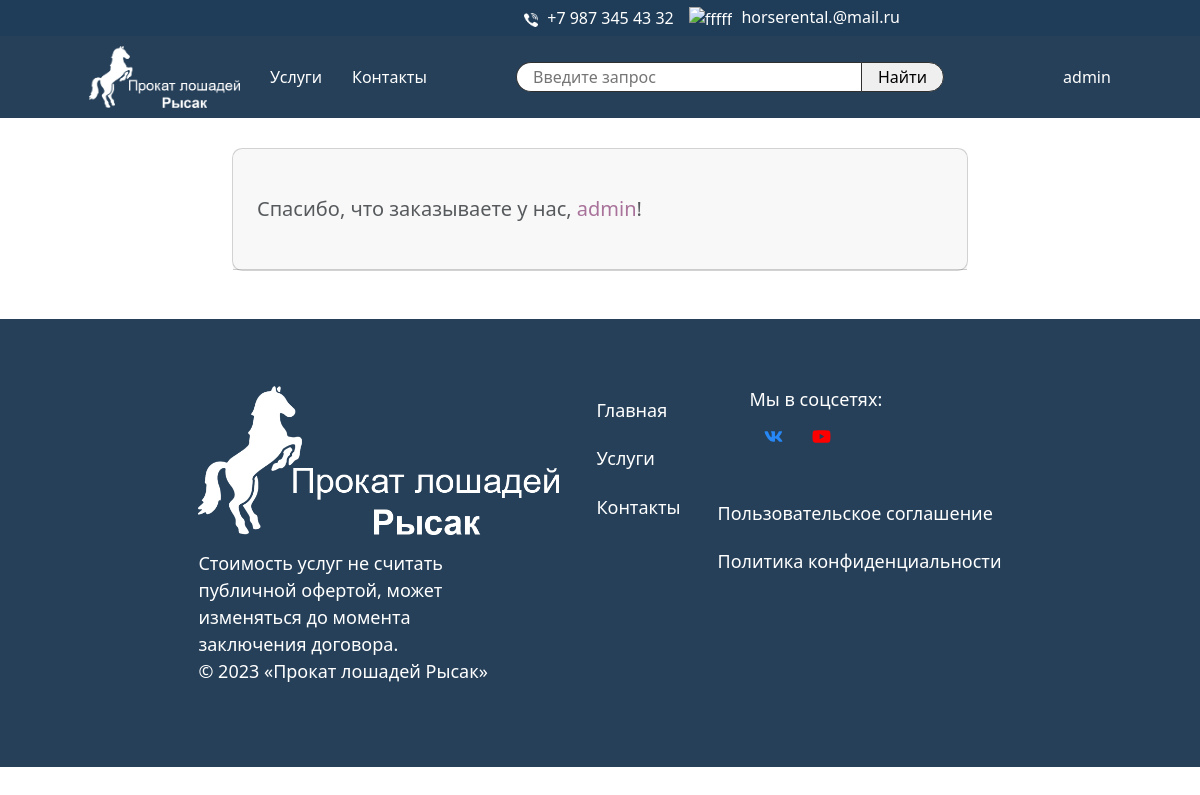
The page /auth/my_orders/admin/ on the database as committed earlier.
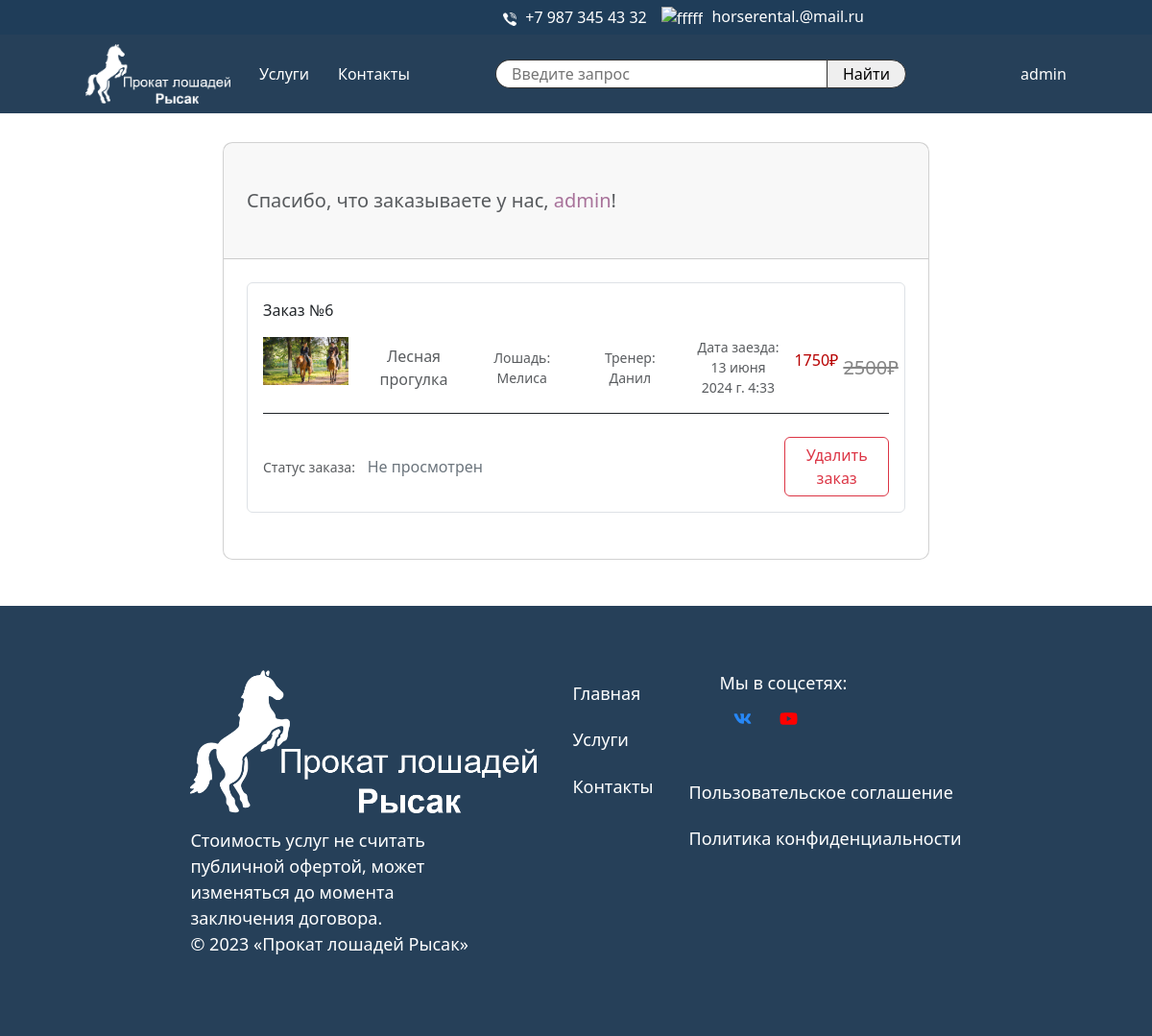
The same page on the database as committed later.
### horse_reg/models.py (models this page shows)
class CustomUser(AbstractUser):
    email = models.EmailField(max_length=128, unique=True, db_index=True, blank=False, verbose_name='Почта')
    is_active = models.BooleanField(blank=False, default=False, verbose_name='Активен')
    USERNAME_FIELD = 'username'
    REQUIRED_FIELDS = ['email']
    objects = CustomUserManager()

### horse/models.py (models this page shows, shortened)
class Order(models.Model):
    class Status(models.TextChoices):
        new = 'new', 'Не просмотрен'
        access = 'access', 'Одобрен'
        danger = 'danger', 'Отказан'
    services = models.ForeignKey(Services, on_delete=models.CASCADE, blank=False, null=False, verbose_name='Услуга')
    user = models.ForeignKey(User, on_delete=models.CASCADE, verbose_name='Пользователь')
    date_start = models.DateField(auto_now_add=False, verbose_name='Дата заезда')
    time_start = models.TimeField(auto_now_add=False, verbose_name='Время заезда')
    date_of_create = models.DateTimeField(auto_now=True, verbose_name='Дата заказа')
    trainer = models.ForeignKey(Trainer, on_delete=models.SET_NULL, blank=True, null=True, verbose_name='Тренер')
    horse = models.ForeignKey(Horse, on_delete=models.SET_NULL, blank=True, null=True, verbose_name='Лошадь')
    status = models.CharField(max_length=20, choices=Status.choices, default=Status.new, verbose_name='Статус заказа')
    class Meta:
        ordering = ('-date_of_create',)
        verbose_name = 'Заказ'
        verbose_name_plural = 'Заказы'
    def __str__(self):
        return f'Заказ №{self.id}'

class Services(models.Model):
    service_name = models.CharField(max_length=30, verbose_name='Наименование')
    service_img = models.ImageField(upload_to='%Y/%m/%d/', verbose_name='Фото')
    service_sell = models.IntegerField(verbose_name='Цена')
    sale = models.IntegerField('Скидка в процентах', null=True, default=0)
    horse = models.ManyToManyField(Horse, verbose_name='Порода', blank=True, symmetrical=False)
    trainer = models.ManyToManyField(Trainer, verbose_name='Тренер', blank=True, symmetrical=True)
    training = models.ForeignKey(Training, on_delete=models.CASCADE, verbose_name='Тренировки')
    route = models.ForeignKey(Route, on_delete=models.CASCADE, verbose_name='Описание')
    time = models.IntegerField(verbose_name='Время оказания услуги')
    class Meta:
        ordering = ('service_name',)
        verbose_name = 'Услуга'
        verbose_name_plural = 'Услуги'
    @property
    def sell(self):
        return int(self.service_sell * (100 - self.sale) / 100)

class Horse(models.Model):
    horse_name = models.CharField(max_length=30, verbose_name='Имя')
    horse_img = models.ImageField(upload_to='%Y/%m/%d/', verbose_name='Фото')
    breed = models.CharField(max_length=30, verbose_name='Порода')
    birthday = models.DateField(auto_now_add=False, verbose_name='День рождения')
    trainer = models.ManyToManyField(Trainer, verbose_name='Тренер')
    is_busy = models.BooleanField(default=False, verbose_name='Занята')
    class Meta:
        ordering = ('horse_name',)
        verbose_name = 'Лошадь'
        verbose_name_plural = 'Лошади'
    def __str__(self):
        return self.horse_name

class Trainer(models.Model):
    name = models.CharField(max_length=30, verbose_name='Имя')
    image = models.ImageField(upload_to='%Y/%m/%d/', verbose_name='Фото')
    sername = models.CharField(max_length=30, verbose_name='Фамилия')
    lastname = models.CharField(max_length=30, verbose_name='Отчество', blank=True)
    date_of_employment = models.DateField(auto_now_add=False, verbose_name='Дата устройства')
    types_training_name = models.ForeignKey(Types_of_training, on_delete=models.CASCADE, verbose_name='Виды тренировок')
    is_busy = models.BooleanField(default=False, verbose_name='Занят')
    class Meta:
        ordering = ('name',)
        verbose_name = 'Тренер'
        verbose_name_plural = 'Тренера'
    def __str__(self):
        return self.name

### horse_reg/views.py (the view)
# urls.py: path('my_orders/<str:username>/', views.my_orders, name='my_orders'),
def my_orders(request, username):
    user = get_object_or_404(User, username=username)
    order = Order.objects.filter(user=user)
    return render(request, 'horse_reg/my_orders.html', {'user': user, 'order': order})

### horse_reg/templates/horse_reg/my_orders.html (shortened to what the changed rows need)
{% extends 'layout.html' %}
{% load static %}
{% load thumbnail %}
{% block content %}
    <section style="margin-top: 100px;" class="h-100 gradient-custom">
        <div class="container py-5 h-100">
            <div class="row d-flex justify-content-center align-items-center h-100">
                <div class="col-lg-10 col-xl-8">
                    <div class="card" style="border-radius: 10px;">
                        <div class="card-header px-4 py-5">
                            <h5 class="text-muted mb-0">Спасибо, что заказываете у нас, <span
                                    style="color: #a8729a;">{{ user.username }}</span>!
                            </h5>
                        </div>
                        {% for item in order %}
                            <div class="card-body p-4">
                                <div class="card shadow-0 border mb-4">
                                    <div class="card-body">
                                        <p>{{ item }}</p>
                                        <div class="row">
                                            <div class="col-md-2">
                                                <img src="{{ item.services.service_img.url }}"
                                                     class="img-fluid" alt="Phone">
                                            </div>
                                            <div class="col-md-2 text-center d-flex justify-content-center align-items-center">
                                                <p class="text-muted mb-0">{{ item.services.service_name }}</p>
                                            </div>
                                            <div class="col-md-2 text-center d-flex justify-content-center align-items-center">
                                                <p class="text-muted mb-0 small">Лошадь: {{ item.horse }}</p>
                                            </div>
                                            {% if item.trainer != null %}
                                                <div class="col-md-2 text-center d-flex justify-content-center align-items-center">
                                                    <p class="text-muted mb-0 small">Тренер: {{ item.trainer }}</p>
                                                </div>
                                            {% endif %}
                                            <div class="col-md-2 text-center d-flex justify-content-center align-items-center">
                                                <p class="text-muted mb-0 small">Дата заезда: {{ item.date_start }} {{ item.time_start }}</p>
                                            </div>
                                            <div class="col-md-2 text-center d-flex justify-content-center align-items-center">
                                                <p class="text-muted mb-0 small">
                                                    {% if item.services.sale %}
                                                        <p style="color: #b70000">{{ item.services.sell }}₽</p>
                                                        <span style="font-size: 20px; color: #868686; padding-left: 5px; text-decoration: line-through;"> {{ item.services.service_sell }}₽ </span>
                                                    {% else %}
                                                        <p style="color: #b70000">{{ item.services.service_sell }}₽</p>
                                                    {% endif %}
                                                </p>
                                            </div>
                                        </div>
                                        <hr class="mb-4" style="background-color: #e0e0e0; opacity: 1;">
                                        <div class="d-flex align-items-center">
                                            <div class="col-md-2">
                                                <p class="text-muted mb-0 small">Статус заказа: </p>
                                            </div>
                                            <div class="col-md d-flex">
                                                {% if item.status == 'new' %}
                                                    <p class="text-secondary mb-0">{{ item.get_status_display }}</p>
                                                {% elif item.status == 'access' %}
                                                    <p class="text-success mb-0">{{ item.get_status_display }}</p>
                                                {% else %}
                                                    <p class="text-danger mb-0">{{ item.get_status_display }}</p>
                                                {% endif %}
                                            </div>
                                            <div class="col-md-2">
                                                <a class="btn btn-outline-danger"
                                                   href="{% url 'reg:delete_my_orders' item.id %}">Удалить заказ</a>
                                            </div>
                                        </div>
                                    </div>
                                </div>
                            </div>
                        {% endfor %}
                    </div>
                </div>
            </div>
    </section>
{% endblock %}

### templates/layout.html (shortened to what this page needs)
{% load static %}
<!DOCTYPE html>
<html lang="ru">
<head>
    <link rel="stylesheet" href="{% static 'css/styles.css' %}" />
    <link href="https://cdn.jsdelivr.net/npm/bootstrap@5.3.0/dist/css/bootstrap.min.css" rel="stylesheet">
</head>
<body>
    <div class="header_nav">
        <div class="header_nav_content">
            <tel style="color: white; margin-right: 15px; flex-direction: row"><img style="width: 14px; height: 14px; margin-right: 5px" src="{% static 'img/telefon.png' %}" alt="fffff"> +7 987 345 43 32 </tel>
            <mailto style="color: white; flex-direction: row"><img style="width: 15px; height: 15px; margin-right: 5px" src="{% static 'img/mail.png' %}" alt="fffff"> horserental.@mail.ru </mailto>
        </div>
    </div>
    <header class="header">
        <div class="header_content">
            <nav style="display: flex; align-items: center">
                <a href="{% url 'main:main' %}"> <img style="width: 151px; height: 62px" src="{% static 'img/logo.png' %}" alt=""> </a>
                <a class="menu_header" href="{% url 'hor:first_service' %}">Услуги</a>
                <a class="menu_header" href="{% url 'contacts:contacts' %}">Контакты</a>
            </nav>
            <form class="search_form" action="{% url 'hor:first_service' %}">
                <input class="search_service" type="search" placeholder="Введите запрос" aria-label="Search" name="search">
                <button class="btn_search" type="submit">Найти</button>
            </form>
            <div style="display: flex; align-items: center">
                {% if user.is_authenticated %}
                    <li class="dropdown"><a class="menu_header" href="#"><span>{{ user.username }}</span></a>
                    </li>
                {% else %}
                    <a style="padding: 0" class="menu_header" href="{% url 'reg:register' %}">Регистрация/ </a>
                    <a style="padding: 0" class="menu_header" href="{% url 'reg:login' %}">Войти</a>
                {%endif%}
            </div>
        </div>
    </header>
    {% block content %}
    {% endblock %}
    <footer class="footer">
        <div class="footer_content">
            <div class="footer_block">
                <img style="width: 361px; height: 149px; margin-bottom: 15px" src="{% static 'img/logo.png' %}" alt="kkkkkk">
                <p style="width: 320px;" class="txt_menu">Стоимость услуг не считать публичной офертой, может изменяться до момента заключения договора.
                    <br> © 2023 «Прокат лошадей Рысак»</p>
            </div>
            <div class="footer_block">
                <a class="menu_footer" href="{% url 'main:main' %}">Главная</a>
                <a class="menu_footer" href="{% url 'hor:first_service' %}">Услуги</a>
                <a class="menu_footer" href="{% url 'contacts:contacts' %}">Контакты</a>
            </div>
            <div class="footer_block">
                <ul class="txt_menu">Мы в соцсетях:
                    <ul class="social-icons">
                        <li><a class="social-icon-vk" href="https://vk.com/konny_dvor72" title="Перейти в группу" target="_blank" rel="noopener"></a></li>
                        <li><a class="social-icon-youtube" href="https://www.youtube.com/channel/UCH8VnSKO4vllIYwvQNs2oGA" title="Перейти на канал" target="_blank" rel="noopener"></a></li>
                    </ul>
                </ul>
                <a class="menu_footer" href="">Пользовательское соглашение</a>
                <a class="menu_footer" href="">Политика конфиденциальности</a>
            </div>
        </div>
    </footer>
</body>
</html>

Rows that differ between the two databases and show on the page:
added Order: id "Заказ №6", services.service_img (picture), services.service_name "Лесная прогулка", horse "Мелиса", trainer "Данил", date_start "13 июня 2024 г.", time_start "4:33", services.sell "1750", services.service_sell "2500", status "Не просмотрен"
